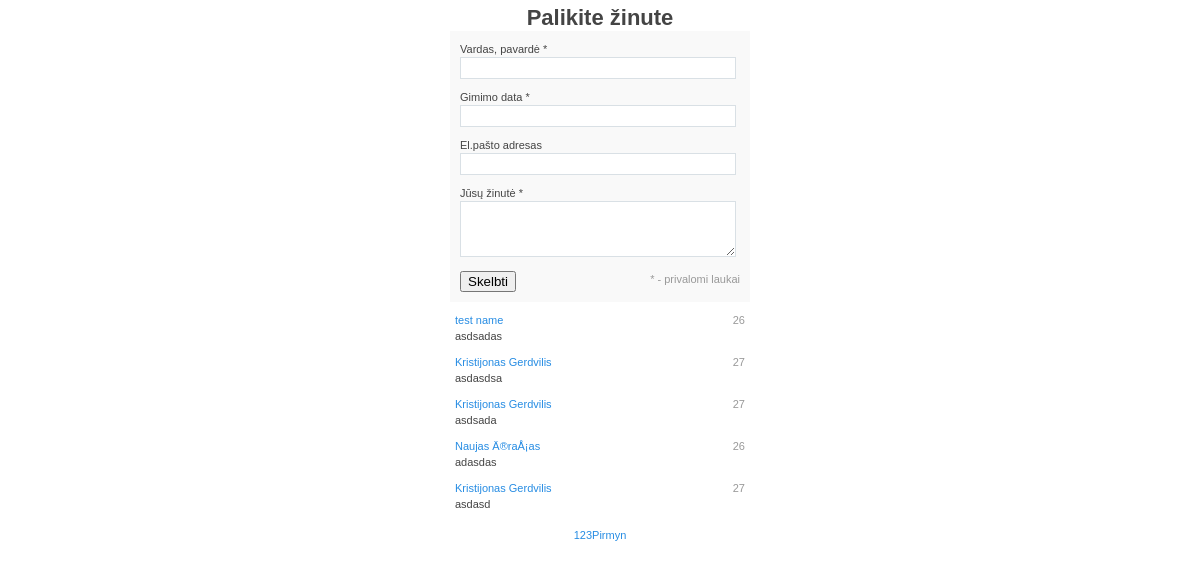
Before: / with the older database file.
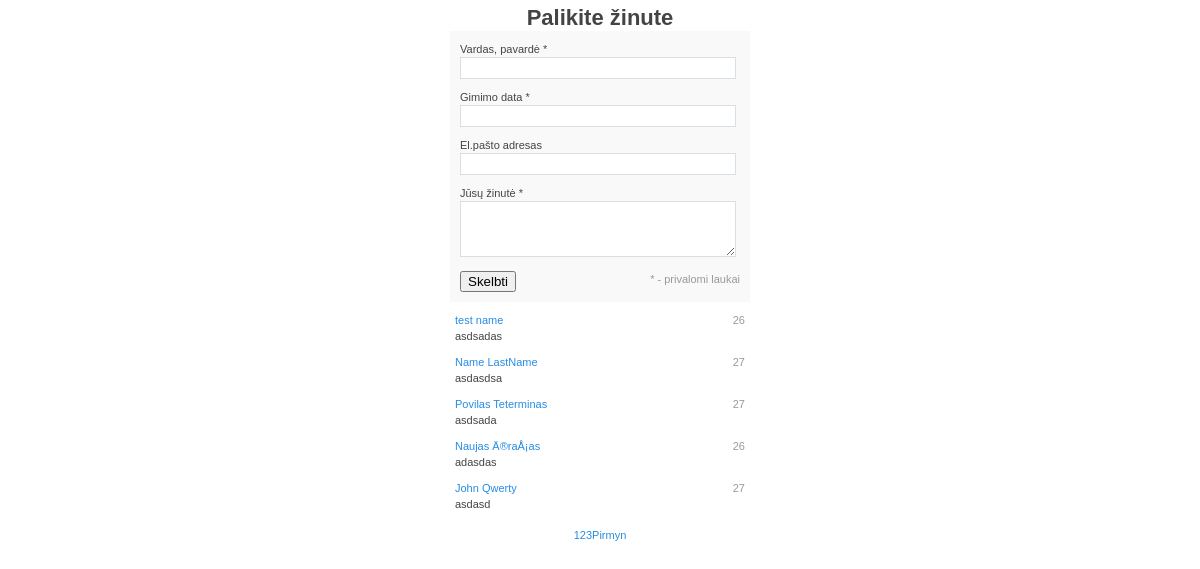
After: the same page with the newer database file.
### tables this page shows
CREATE TABLE `messages` (
  `ID` int(11) NOT NULL,
  `UserName` varchar(255) NOT NULL,
  `SurName` varchar(255) NOT NULL,
  `Email` varchar(255) DEFAULT NULL,
  `Message` varchar(255) NOT NULL,
  `Birthday` date NOT NULL DEFAULT '2011-01-26',
  `Date` datetime NOT NULL DEFAULT '2011-01-26 14:30:00'
);

### src/includes/widgets/CheckForm.php (called while the page is built, shortened)
<?php
    require_once '/includes/classes/Messages.php';
    $firstNameErr = ""; $surNameErr = ""; $emailErr= ""; $messageErr =""; $birthErr="";

### src/includes/classes/Messages.php (called while the page is built, shortened)
<?php
    class Messages {
        public function getMessages($page, $itemsPerPage){
            $firsItem = ($page * $itemsPerPage) - $itemsPerPage;
            $selectQuery = "SELECT UserName, SurName, Email, Message, ((TO_DAYS(Now())-TO_DAYS(BirthDay))/365) As Birthday FROM Messages Order by date desc LIMIT $itemsPerPage OFFSET $firsItem";
            return $selectQuery;
        }
        public function  countMessages(){
            $selectQuery = "SELECT Count(*) FROM Messages";
            return $selectQuery;
        }
    }

### src/includes/widgets/Messages.php (the view, shortened to what this page needs)
<?php
    require_once '/includes/classes/Messages.php';
    $db = Database::getInstance();
    $mysqli = $db->getConnection();
    if(isset($_GET['page']) && is_numeric($_GET['page'])){
        $page = $_GET['page'];
    }
    else{
        $page = 1;
    }
    $messages = new Messages();
    $pageSize = 5;
    $result = $mysqli->query($messages->getMessages($page, $pageSize));
    $countMessages = $mysqli->query($messages->countMessages());
    $countMessages = mysqli_fetch_array($countMessages);
    if($countMessages[0] > $pageSize){
        $pages = $countMessages[0]/$pageSize;
    }
    else{
        $pages = 1;
    }
    $output = "";
    if($row = mysqli_num_rows($result) == 0){
            $output = "<ul><li><strong>Komentaru nera</strong></li></ul>";
        }
        else{
            $output = $output . "<ul>";
            while($row = mysqli_fetch_array($result)) {
                $output .= "<li>";
                $output .= "<span>" . htmlspecialchars(number_format($row["Birthday"], 0, '.', '')) . "</span>";
                    $output .= "<a href='mailto:". htmlspecialchars($row["Email"]) . "'>" . htmlspecialchars($row["UserName"]) . " " . htmlspecialchars($row["SurName"]) . "</a>";
                    $output .= "</br>" . htmlspecialchars($row["Message"]);
                $output .= "</li>";
            }
             $output .= "</ul>";
             $output .= "<p id='pages'>";
                for($i = 1; $i <= $pages; $i++){
                    $output .= "<a href='?page=$i'>$i</a>";
                }
                if($pages > $page){
                    $output .= "<a href='?page=".($page + 1)."'>Pirmyn</a>";
                }
             $output .= "</p>";
        }
    echo $output;

### src/index.php (shortened to what this page needs)
<?php include('/includes/widgets/CheckForm.php'); ?>
<!DOCTYPE html>
<html xmlns="http://www.w3.org/1999/xhtml">
    <head>
        <link rel="stylesheet" media="screen" type="text/css" href="css/screen.css" />
	</head>
    <body>
        <div id="wrapper">
            <h1>Palikite žinute</h1>
            <form name="comment" action="" method="post" onsubmit="return ValidateForm()">
                <p class="<?php echo(strlen($firstNameErr) > 0 ? "err" : "") ?>">
                    <label for="fullname">Vardas, pavardė *</label><br/>
                    <input id="fullname" class="validate" data-type="text" data-name="Full Name" data-type="text" name="fullname" />
                </p>
                <p class="<?php echo(strlen($birthErr) > 0 ? "err" : "") ?>">
                    <label for="birthdate">Gimimo data *</label><br/>
                    <input id="birthdate" class="validate" data-type="date" data-name="Birth date" name="birthdate"  />
                </p>
                <p  class="<?php echo(strlen($emailErr) > 0 ? "err" : "") ?>">
                    <label for="email">El.pašto adresas</label><br/>
                    <input id="email" class="validate" data-type="email" data-name="Email" name="email"/>
                </p>
                <p class="<?php echo(strlen($messageErr) > 0 ? "err" : "") ?>">
                    <label for="message">Jūsų žinutė *</label><br/>
                    <textarea name="message" class="validate" data-type="text" data-name="Message" id="message"></textarea>
                </p>
                <p>
                    <span>* - privalomi laukai</span>
                    <button id="submit" type="submit"  >Skelbti</button>
                </p>
            </form>
            <?php include('/includes/widgets/Messages.php'); ?>
        </div>
    </body>
</html>

### src/css/screen.css (style rules this page uses)
body { margin: 0; padding: 5px; color: #444444; }
body, textarea, input { font-family: Arial, Helvetica, sans-serif; font-size: 11px; line-height: 16px; }
h1 { margin: 0; padding: 5px; text-align: center; }
a { color: #268ce3; text-decoration: none; }
form { margin: 0; padding: 5px; background-color: #f9f9f9; }
p { margin: 0; padding: 5px; }
input, textarea { margin: 0; padding: 2px; border: 1px solid #d9e0e5; }
#fullname, #email, #birthdate, textarea { width: 270px; }
textarea { height: 50px; }
ul { margin: 0; padding: 5px 0; list-style: none; }
li { margin: 0; padding: 5px; }
span { float: right; color: #999999; }
#wrapper { width: 300px; margin: 0 auto; }
#pages { text-align: center; }

Changed rows visible on the page:
changed messages "asdasdsa": UserName "Kristijonas" → "Name"; SurName "Gerdvilis" → "LastName"
changed messages "asdsada": UserName "Kristijonas" → "Povilas"; SurName "Gerdvilis" → "Teterminas"
changed messages "asdasd": UserName "Kristijonas" → "John"; SurName "Gerdvilis" → "Qwerty"
